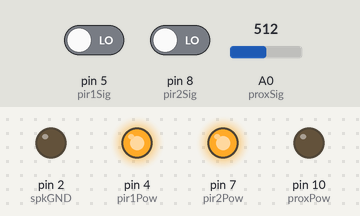
Recording of a sketch running on a simulated Arduino Nano, built with avr-gcc and run on an emulated ATmega328P. Parts: output pins drawn as LEDs (lit = HIGH). The test bench sets the inputs (shaded band); at power-on: pin 5 (pir1Sig) LOW, pin 8 (pir2Sig) LOW, A0 (proxSig) = 512. The audio player accepts every command and is not drawn.

Above: at 1.2 s.
1.3 s: pin 5 (pir1Sig) driven HIGH and pin 8 (pir2Sig) driven HIGH
At 6.2 s:
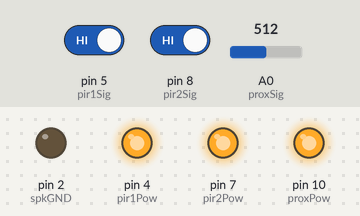
Timing chart, 0 to 7.7 s (numbered marks = the images above; inputs shaded):
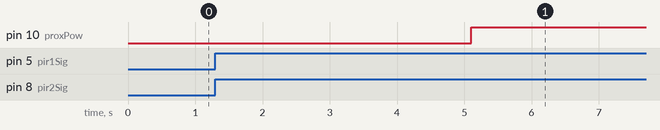

The sketch:

potato_soul.ino
```cpp
/*-----------------------------------------------------------------------------------------------------------------------------------------------------------------------
PROJECT: POTATO SOUL
OWNERS: Nikita Khutorni, Harald Asmus
DESCRIPTION:
This is the Arduino code for the Instructables "Potato Speed Contest" for the project "Potato Soul" by Nikita Khutorni and Harald Asmus.
For using this code you will also need the newer library of the Talkie-libraries on the Github page of adafruit (https://github.com/adafruit/Talkie).
The idea is that inside a (sweet) potato is a 3d printed box with electronics. On the outside, connected to the Arduino Nano on the inside of the box through two holes,
there are two PIR sensors acting as eyes of the potato and watching out for infrared motion. Once one of the PIR sensors picks up a signal, the Potato will warn the person
with words the Inductive Proximity Sensor (ProxSensor) is activated. The ProxSensor is placed upwards, diagonally, along the longer side of the potato and box, because
they usually take up a lot of place and very conveniently right above where the head of the ProxSensor is, on the outside of the potato there is written an X and "Don't cut
me here.", which should push the one cutting the potato pyschologically to cut the potato right there, therefore the ProxSensor with its short magnetic field distance will
sense the incoming metal/knife and the potato will suddenly scream.
-------------------------------------------------------------------------------------------------------------------------------------------------------------------------*/

#include "talkie.h"        //automatically reserves the pin 3

#define spkGND 2           // grounding the speaker at pin 2
#define pir1Pow 4          // = Passive Infrared Sensor 1 Power Pin
#define pir1Sig 5          // = Passive Infrared Sensor 1 Signal Pin
#define pir1GND 6          // = Passive Infrared Sensor 1 Grounding Pin
#define pir2Pow 7          // = Passive Infrared Sensor 2 Power Pin
#define pir2Sig 8          // = Passive Infrared Sensor 2 Signal Pin
#define pir2GND 9          // = Passive Infrared Sensor 2 Grounding Pin

#define proxPow 10         // = Inductive Proximity Sensor Power Pin (usually brown cable, while blue is for grounding, which can be done on a free GND pin on the board)
#define proxSig A0         // = Inductive Proximity Sensor Signal Pin (usually black cable)

Talkie voice;

//the hexencoded words we want the speaker to say using the library
const uint8_t spSTOP[] PROGMEM ={0x0E,0xD8,0x5A,0x3D,0x02,0x11,0xF0,0x00,0x40,0x00,0xBA,0x0F,0x5F,0x85,0x4F,0xBD,0x2A,0x91,0xE4,0x16,0xB7,0xBA,0xD5,0x6D,0x6E,0x33,0x3A,0xDB,0xA7,0x94,0xC7,0xAE,0xEF,0x01,0x00,0x04,0xA0,0xBD,0x39,0x06,0xE0,0x01,0x00,0x00};
const uint8_t spNO[] PROGMEM ={0xA1,0xF2,0x0E,0x3E,0xD3,0xA9,0x94,0x3A,0x78,0xB8,0xA8,0xA0,0x93,0x6A,0xEF,0xE0,0xA3,0x9C,0xF1,0xAA,0xA2,0xE7,0x32,0xF3,0x24,0xA7,0xB0,0xDE,0xDB,0xDC,0xDB,0xDC,0xFC,0xE6,0x37,0x5F,0x95,0xF2,0xB9,0x61,0xD4,0x65,0x57,0xBB,0x6E,0x2D,0x8F,0xB3,0x6A,0xD4,0xA5,0x76,0xB5,0x0F,0x3D,0xDD,0x1B,0xAA,0x92,0xC8,0xF7,0x0F,0x00,0x00};
const uint8_t spPLEASE[] PROGMEM ={0x0E,0xC8,0x81,0xD4,0x01,0x59,0x9B,0x8F,0xB0,0x48,0x69,0x57,0x73,0x3B,0xD2,0x24,0x2D,0x3D,0x24,0xCD,0x4A,0xBD,0x33,0x8F,0xF0,0xC7,0x3B,0x6B,0x79,0x4D,0x86,0x9C,0xFE,0x64,0x56,0xA3,0xAA,0x59,0x89,0x3D,0xBE,0xCC,0xA6,0xB7,0xA5,0xCF,0x9D,0x85,0xA5,0xDE,0xE6,0x3E,0xF5,0x29,0xB1,0x98,0xC5,0xE3,0xD2,0x07,0x13,0x10,0x56,0x1D,0xCB,0xF0,0x35,0x87,0x51,0xAE,0x75,0xC0,0x04,0xAC,0x06,0xF8,0x46,0xCD,0x00,0x3F,0x1A,0x19,0xE0,0x7B,0x0B,0x01,0x7C,0xA7,0xF6};
const uint8_t spRETURN[] PROGMEM ={0x00,0x60,0x12,0x15,0xC9,0x27,0x9C,0xF1,0xA8,0xBC,0x93,0xD4,0xD2,0x65,0xAB,0x4A,0x51,0x43,0x25,0x7B,0xDF,0x6A,0x54,0x3E,0x98,0x99,0x76,0x2B,0xD3,0x19,0x19,0x91,0x1A,0x4E,0x00,0x12,0xD0,0x4C,0xB8,0x07,0x14,0xE0,0x9D,0x19,0x02,0x78,0xB5,0x5C,0x91,0x4F,0x2E,0x95,0xEA,0x7A,0x27,0x2B,0x0D,0xA5,0xC9,0x8B,0x3C,0xEF,0x74,0x67,0x23,0x0F,0xDB,0x38,0x55,0x32,0xCF,0x6A,0xD4,0x61,0x3A,0x87,0x8B,0xAF,0xD6,0x84,0x6B,0x66,0x4E,0x9D,0x4A,0x1B,0x0F,0xBB,0x86,0xA4,0x09,0x5D,0x58,0x90,0x66,0xE5,0xCA,0x75,0x2C,0x58,0x9B,0xB4,0x69,0xDF,0xF9,0xEE,0x01};


void setup() {

  pinMode(spkGND, OUTPUT);
  digitalWrite(spkGND, LOW);

  // OUTPUT = gives power to the component at that pin; INPUT = takes an incoming signal from the component at that pin
  //we want our low-power PIR sensors to be running at all times
  pinMode(pir1Pow, OUTPUT);
  pinMode(pir2Pow, OUTPUT);
  digitalWrite(pir1Pow, HIGH);
  digitalWrite(pir2Pow, HIGH);
  pinMode(pir1Sig, INPUT);
  pinMode(pir2Sig, INPUT);
  pinMode(pir1GND, OUTPUT);
  pinMode(pir2GND, OUTPUT);
  digitalWrite(pir1GND, LOW);
  digitalWrite(pir2GND, LOW);

  pinMode(proxPow, OUTPUT);
  //we start the ProxSensor on LOW and only activate it when it might be needed, because it usually takes in a voltage between 6V and 36V, which mean if we constantly run it on HIGH, it will drink our battery like a cup of CocaCola at McDonalds
  //the PIR sensors will activate the ProxSensor, because there ain't a knife without a hand, except you have ghosts at home or build a robot solely to cut this potoato, at which point I might question your sanity at either possibility
  digitalWrite(proxPow, LOW);
  //the ProxSensor will return a value of either 0 (metal detected) or 1023 (no metal)
  pinMode(proxSig, INPUT);

  Serial.begin(9600);

}

void loop() {

  if(digitalRead(pir1Sig) == HIGH || digitalRead(pir2Sig) == HIGH){
    voice.say(spSTOP);
    delay(500);
    voice.say(spPLEASE);
    delay(500);
    voice.say(spRETURN);
    delay(1000);

    digitalWrite(proxPow, HIGH);
    if(analogRead(proxSig) == 0){
      for(int i = 1; i <= 5; i++){
        voice.say(spNO);
        delay(1000);
      }
    }
  }
  else{
    if(digitalRead(proxPow) == HIGH){digitalWrite(proxPow, LOW);}
  }

}
```

Measured:
- after the input at 1.3 s, pin 10 (proxPow): LOW → HIGH after 3.8 s
